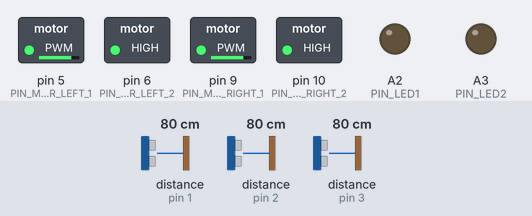
Recording of a sketch running on a simulated Arduino Uno, built with avr-gcc and run on an emulated ATmega328P. On the bench: switched loads named in the sketch (green lamp = pin HIGH), output pins drawn as LEDs (lit = HIGH). The inputs (shaded band) are chosen by the test bench; at power-on: distance to the obstacle (sensors on pin 1, pin 2, pin 3) 80 cm. What the sketch prints to the serial monitor is not drawn.

Above: at 0.4 s.
Timing chart, 0 to 1.9 s (numbered marks = the images above):
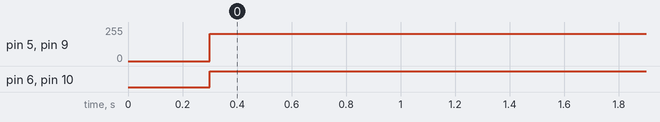

The sketch:

mouse.ino
```cpp
#include "pins.h"

#include <VL53L0X.h>
#include <Wire.h>

// Invert encoder directions if needed
const boolean INVERT_ENCODER_LEFT = false;
const boolean INVERT_ENCODER_RIGHT = false;

// Invert motor directions if needed
const boolean INVERT_MOTOR_LEFT = false;
const boolean INVERT_MOTOR_RIGHT = false;

// Loop count, used for print statements
int count = 0;

// Sensor states
float velocity_angular = 0;
float velocity_linear = 0;
float left_dist;
float right_dist;
float center_dist;

void setup() {
  Serial.begin(9600);
  hardwareSetup();
}

void loop() {
  // Read sensor data
  left_dist = getDistanceLeft();
  right_dist = getDistanceRight();
  center_dist = getDistanceCenter();

  velocity_linear = getLinearVelocity();
  velocity_angular = getAngularVelocity();

  ////////////////////////////////////
  // Your changes should start here //
  ////////////////////////////////////

  float left_power = 0.2;
  float right_power = 0.2;

  applyPowerLeft(left_power);
  applyPowerRight(right_power);

  // Print debug info every 500 loops
  if (count % 500 == 0) {
    Serial.print(velocity_linear / 100.0);
    Serial.print(" ");
    Serial.print(velocity_angular);
    Serial.print(" ");
    Serial.print(left_dist);
    Serial.print(" ");
    Serial.print(center_dist);
    Serial.print(" ");
    Serial.print(right_dist);
    Serial.println();
  }
  count++;

  checkEncodersZeroVelocity();
  updateDistanceSensors();
}
```

mouse_helpers.ino
```cpp
/*

   Some helper functions we've written to simplify your code
   These were all taken from your previous labs!

   Functions that you might find useful:

    void hardwareSetup()            - sets up pins (modes, interrupts, etc)

    void applyPowerLeft()      - applies a power (-1 to 1) to the left wheel
    void applyPowerRight()     - applies a power (-1 to 1) to the right wheel
    void applyBrakeLeft()      - applies a braking force (0 to 1) to the left wheel
    void applyBrakeRight()     - applies a braking force (0 to 1) to the right wheel

    float getLinearVelocity()   - computes and returns our forward velocity (mm/sec)
    float getAngularVelocity()  - computes and returns our turning velocity (rad/sec)

    float getDistanceLeft()    - reads a distance from the left IR sensor (cm)
    float getDistanceRight()   - reads a distance from the right IR sensor (cm)
    float getDistanceCenter()  - reads a distance from the center IR sensor (cm)

*/

///////////////////////////////
// Helper for hardware setup //
///////////////////////////////

void hardwareSetup() {
  pinMode(PIN_LED1, OUTPUT);
  pinMode(PIN_LED2, OUTPUT);
  pinMode(PIN_BUTTON, INPUT);

  pinMode(PIN_MOTOR_LEFT_1, OUTPUT);
  pinMode(PIN_MOTOR_LEFT_2, OUTPUT);
  pinMode(PIN_MOTOR_RIGHT_1, OUTPUT);
  pinMode(PIN_MOTOR_RIGHT_2, OUTPUT);

  pinMode(PIN_ENCODER_LEFT_A, INPUT);
  pinMode(PIN_ENCODER_LEFT_B, INPUT);
  pinMode(PIN_ENCODER_RIGHT_A, INPUT);
  pinMode(PIN_ENCODER_RIGHT_B, INPUT);

  attachInterrupt(digitalPinToInterrupt(PIN_ENCODER_LEFT_B), leftEncoderRisingEdge, RISING);
  attachInterrupt(digitalPinToInterrupt(PIN_ENCODER_RIGHT_B), rightEncoderRisingEdge, RISING);

  Wire.begin();
  configureDistanceSensors();
}


////////////////////////////////////
// Motor driving helper functions //
////////////////////////////////////

// Apply power to a motor
// power = 0 means no power is applied
// power = 1 means 100% power forward
// power = -1 means 100% power backwards

void applyPowerLeft(float power) {
  if (INVERT_MOTOR_LEFT)
    power *= -1;

  if (power > 0) {
    analogWrite(PIN_MOTOR_LEFT_1, 255 - constrain(power * 255.0, 0, 255));
    digitalWrite(PIN_MOTOR_LEFT_2, HIGH);
  } else {
    digitalWrite(PIN_MOTOR_LEFT_1, HIGH);
    analogWrite(PIN_MOTOR_LEFT_2, 255 - constrain(power * -255.0, 0, 255));
  }
}

void applyPowerRight(float power) {
  if (INVERT_MOTOR_RIGHT)
    power *= -1;

  if (power > 0) {
    analogWrite(PIN_MOTOR_RIGHT_1, 255 - constrain(power * 255.0, 0, 255));
    digitalWrite(PIN_MOTOR_RIGHT_2, HIGH);
  } else {
    digitalWrite(PIN_MOTOR_RIGHT_1, HIGH);
    analogWrite(PIN_MOTOR_RIGHT_2, 255 - constrain(power * -255.0, 0, 255));
  }
}


// Apply a braking force to the motor
// power = 0 means no braking force
// power = 1 means 100% braking force

void applyBrakeLeft(float power) {
  analogWrite(PIN_MOTOR_LEFT_1, constrain(power * 255.0, 0, 255));
  analogWrite(PIN_MOTOR_LEFT_2, constrain(power * 255.0, 0, 255));
}

void applyBrakeRight(float power) {
  analogWrite(PIN_MOTOR_RIGHT_1, constrain(power * 255.0, 0, 255));
  analogWrite(PIN_MOTOR_RIGHT_2, constrain(power * 255.0, 0, 255));
}

//////////////////////////////
// Encoder helper functions //
//////////////////////////////

float velocity_left = 0; // millimeters/sec
float velocity_right = 0; // millimeters/sec

// Mouse physical parameters; these are used for velocity calculations
const float ENCODER_TICKS_PER_REVOLUTION = 420.0 / 2.0; // blaze it
const float WHEELBASE_DIAMETER = 95.0; // mm
const float WHEEL_DIAMETER = 34.0; // mm

// Precomputed constant used for calculating wheel velocities
// (VELOCITY_COEFF / encoder pulse width in microseconds) will give us the linear velocity of a wheel
const float VELOCITY_COEFF = WHEEL_DIAMETER * PI / ENCODER_TICKS_PER_REVOLUTION * 1000000.0;

// Encoder helper variables
unsigned long prev_pulse_time_right;
unsigned long prev_pulse_time_left;

// Encoder state variables
float getLinearVelocity() {
  return 0.5 * (velocity_left + velocity_right);
}

float getAngularVelocity() {
  return (velocity_right - velocity_left) / WHEELBASE_DIAMETER;
}

void checkEncodersZeroVelocity(void) {
  // Sets the wheel velocity to 0 if we haven't see an edge in a while
  unsigned long curr_time = micros();
  if (curr_time > prev_pulse_time_left + 100000) {
    velocity_left = 0;
  }
  if (curr_time > prev_pulse_time_right + 100000) {
    velocity_right = 0;
  }
}

void leftEncoderRisingEdge(void) {
  unsigned long curr_time = micros();

  int direction;
  if (digitalRead(PIN_ENCODER_LEFT_A) == !INVERT_ENCODER_LEFT) {
    direction = 1;
  } else {
    direction = -1;
  }

  if (direction * velocity_left < 0) {
    velocity_left = 0;
  } else {
    // Otherwise, convert the period of our pulse in mm/second
    velocity_left = direction * VELOCITY_COEFF / (curr_time - prev_pulse_time_left);
  }

  prev_pulse_time_left = curr_time;
}

void rightEncoderRisingEdge(void) {
  unsigned long curr_time = micros();

  int direction;
  if (digitalRead(PIN_ENCODER_RIGHT_A) == !INVERT_ENCODER_RIGHT) {
    direction = -1;
  } else {
    direction = 1;
  }

  if (direction * velocity_right < 0) {
    velocity_right = 0;
  } else {
    // Otherwise, convert the period of our pulse in mm/second
    velocity_right = direction * VELOCITY_COEFF / (curr_time - prev_pulse_time_right);
  }

  prev_pulse_time_right = curr_time;
}

////////////////////////////////
// ToF sensor helper functions //
////////////////////////////////

VL53L0X distance_sensor_center;
VL53L0X distance_sensor_left;
VL53L0X distance_sensor_right;

int left_reading;
int right_reading;
int center_reading;

float getDistanceLeft(void) {
  return left_reading / 10.0;
}

float getDistanceRight(void) {
  return right_reading / 10.0;
}

float getDistanceCenter(void) {
  return center_reading / 10.0;
}

long last_distance_reading;

void updateDistanceSensors(void) {
  // Read from the sensors at 10Hz
  if (millis() >= last_distance_reading + 100) {
    left_reading = distance_sensor_left.readRangeContinuousMillimeters();
    right_reading = distance_sensor_right.readRangeContinuousMillimeters();
    center_reading = distance_sensor_center.readRangeContinuousMillimeters();
    last_distance_reading = millis();
  }
}

void configureDistanceSensors(void) {


  // Set up the three distance sensors.
  //       This is be done as follows:
  //       1) Disable the left and right sensors.
  //       2) Set up the center sensor with an address of 0x01
  //       3) Enable the left sensor, and set it up with an address of 0x02
  //       4) Enable the right sensor, and set it up with an address of 0x03
  // IMPORTANT: do *not* write a HIGH signal to a reset pin; this will destroy the ToF sensor

  pinMode(PIN_TOF_LEFT_RESET, OUTPUT);
  digitalWrite(PIN_TOF_LEFT_RESET, LOW);
  pinMode(PIN_TOF_RIGHT_RESET, OUTPUT);
  digitalWrite(PIN_TOF_RIGHT_RESET, LOW);

  // Set up center sensor with address 0x01
  configureDistanceSensor(&distance_sensor_center, 0x01);

  // Set up left sensor with address 0x02
  pinMode(PIN_TOF_LEFT_RESET, INPUT);
  configureDistanceSensor(&distance_sensor_left, 0x02);

  // Set up right sensor with address 0x03
  pinMode(PIN_TOF_RIGHT_RESET, INPUT);
  configureDistanceSensor(&distance_sensor_right, 0x03);


}


void configureDistanceSensor(VL53L0X* sensor, uint8_t addr) {
  delay(100);
  sensor->setAddress(addr);
  sensor->init();
  //sensor->configureDefault();
  //sensor->writeReg(VL53L0X::SYSRANGE__MAX_CONVERGENCE_TIME, 30);
  //sensor->writeReg16Bit(VL53L0X::SYSALS__INTEGRATION_PERIOD, 50);
  sensor->setTimeout(500);
  //sensor->stopContinuous();
  sensor->startContinuous(100);
}
```

pins.h
```cpp
#define PIN_TOF_LEFT_RESET 4
#define PIN_TOF_RIGHT_RESET A0

#define PIN_LED1 A2
#define PIN_LED2 A3
#define PIN_BUTTON A1

#define PIN_ENCODER_LEFT_A 7
#define PIN_ENCODER_LEFT_B 2
#define PIN_ENCODER_RIGHT_A 8
#define PIN_ENCODER_RIGHT_B 3

#define PIN_MOTOR_LEFT_1 5
#define PIN_MOTOR_LEFT_2 6
#define PIN_MOTOR_RIGHT_1 9
#define PIN_MOTOR_RIGHT_2 10
```

Measured:
- by itself, pin 5 (PIN_MOTOR_LEFT_1), pin 9 (PIN_MOTOR_RIGHT_1): 0/255 → 204/255 at 0.30 s
- by itself, pin 6 (PIN_MOTOR_LEFT_2), pin 10 (PIN_MOTOR_RIGHT_2): LOW → HIGH at 0.30 s
